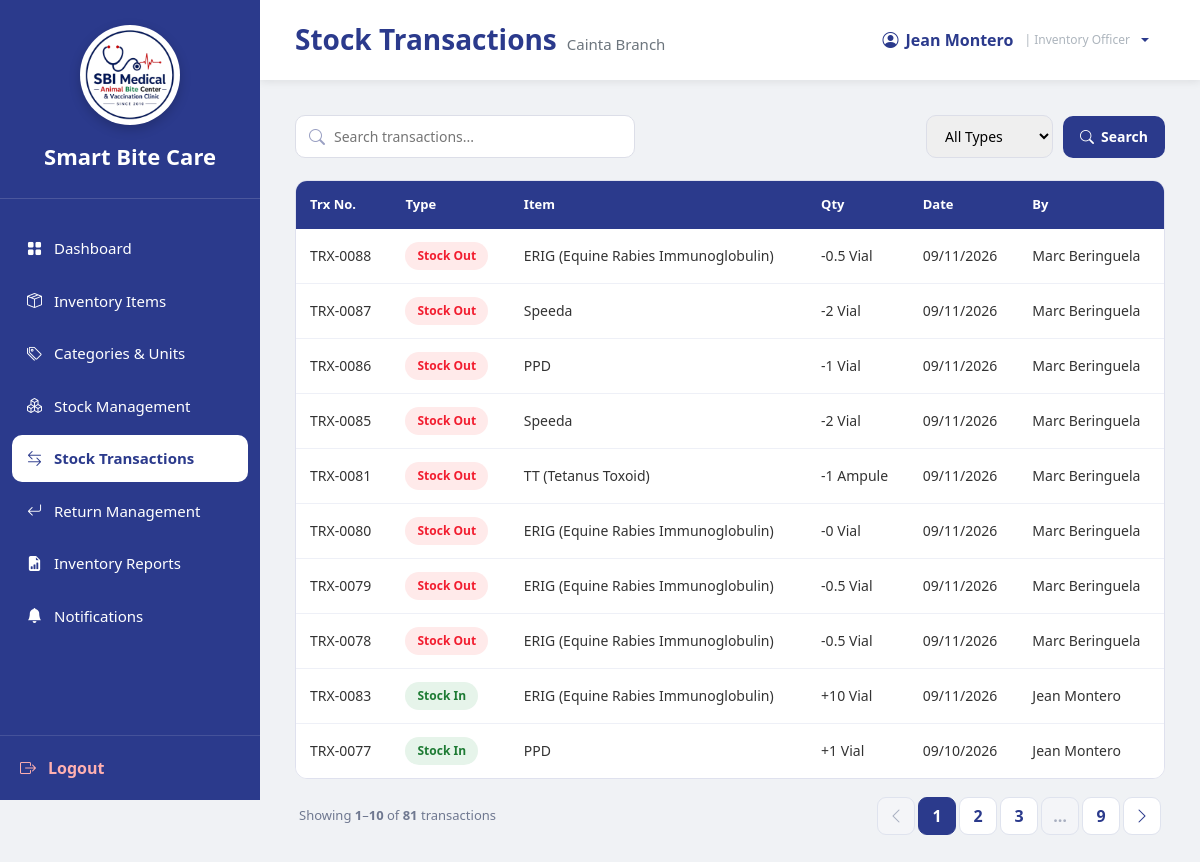
Page /InventoryOfficer_StockTransactions.php (signed in) on the committed database.
### tables this page shows
CREATE TABLE `users` (
  `user_id` int(11) NOT NULL,
  `branch_id` varchar(10) DEFAULT NULL,
  `role_id` int(11) NOT NULL,
  `username` varchar(100) NOT NULL,
  `email` varchar(255) NOT NULL,
  `password` varchar(255) NOT NULL,
  `status` enum('Active','Inactive') DEFAULT 'Active',
  `created_at` timestamp NOT NULL DEFAULT current_timestamp(),
  `last_login` datetime DEFAULT NULL
);

CREATE TABLE `branches` (
  `branch_id` varchar(10) NOT NULL,
  `branch_name` varchar(150) NOT NULL,
  `branch_address` text DEFAULT NULL,
  `contact_number` varchar(30) DEFAULT NULL,
  `email` varchar(150) DEFAULT NULL,
  `status` enum('Active','Inactive') DEFAULT 'Active',
  `created_at` timestamp NOT NULL DEFAULT current_timestamp()
);

CREATE TABLE `stock_transactions` (
  `transaction_id` int(11) NOT NULL,
  `item_id` int(11) NOT NULL,
  `user_id` int(11) NOT NULL,
  `vaccination_id` int(11) DEFAULT NULL,
  `branch_id` varchar(10) NOT NULL,
  `transaction_type` enum('IN','OUT','ADJUSTMENT','TRANSFER_IN','TRANSFER_OUT','RETURN','EXPIRED') DEFAULT NULL,
  `quantity` decimal(12,4) NOT NULL,
  `remarks` text DEFAULT NULL,
  `transaction_date` timestamp NOT NULL DEFAULT current_timestamp()
);

CREATE TABLE `inventory_items` (
  `item_id` int(11) NOT NULL,
  `category_id` int(11) NOT NULL,
  `unit_id` int(11) NOT NULL,
  `item_name` varchar(255) NOT NULL,
  `minimum_stock` int(11) DEFAULT 0,
  `description` text DEFAULT NULL,
  `is_forecastable` tinyint(1) NOT NULL DEFAULT 0,
  `is_consumable` tinyint(1) NOT NULL DEFAULT 1,
  `base_unit_label` varchar(30) DEFAULT NULL,
  `display_unit_label` varchar(30) DEFAULT NULL,
  `conversion_to_base` decimal(12,4) NOT NULL DEFAULT 1.0000
);

### InventoryOfficer_StockTransactions.php (the view, shortened to what this page needs)
<?php
require_once __DIR__ . '/sources/db_connect.php';
$user_id = (int)$_SESSION['user_id'];
$branch_id = null;
$branch_name = '';
$username = '';
$transactionError = '';
function bindTransactionParams($statement, string $types, array &$parameters): void
{
    $references = [];
    foreach ($parameters as $key => &$value) {
        $references[$key] = &$value;
    }
    $statement->bind_param($types, ...$references);
}
function transactionPageUrl(int $page, string $search, string $type): string
{
    $parameters = ['page' => max(1, $page)];
    return '?' . http_build_query($parameters);
}
$userQuery = "SELECT u.branch_id, u.username, b.branch_name
              FROM users u
              LEFT JOIN branches b ON u.branch_id = b.branch_id
              WHERE u.user_id = ?";
$stmt = $conn->prepare($userQuery);
$stmt->bind_param("i", $user_id);
$stmt->execute();
$userResult = $stmt->get_result();
if ($userResult->num_rows > 0) {
    $userData = $userResult->fetch_assoc();
    $branch_id = $userData['branch_id'];
    $branch_name = $userData['branch_name'] ?? 'Unknown Branch';
    $username = $userData['username'] ?? 'Inventory Officer';
}
$search = trim((string)($_GET['search'] ?? ''));
$search = substr($search, 0, 100);
$selectedType = strtoupper(trim((string)($_GET['type'] ?? '')));
$allowedTypes = ['IN', 'OUT', 'ADJUSTMENT'];
if (!in_array($selectedType, $allowedTypes, true)) {
    $selectedType = '';
}
$page = max(1, (int)($_GET['page'] ?? 1));
$perPage = 10;
$totalTransactions = 0;
$totalPages = 1;
$offset = 0;
$transactions = [];
if ($branch_id) {
    $whereClauses = ['st.branch_id = ?'];
    $parameterTypes = 's';
    $queryParameters = [$branch_id];
    $whereSql = implode(' AND ', $whereClauses);
    $countQuery = "
        SELECT COUNT(*) AS total
        FROM stock_transactions st
        INNER JOIN inventory_items ii ON st.item_id = ii.item_id
        LEFT JOIN units u ON ii.unit_id = u.unit_id
        INNER JOIN users usr ON st.user_id = usr.user_id
        WHERE $whereSql
    ";
    $countStmt = $conn->prepare($countQuery);
    if ($countStmt) {
        $countParameters = $queryParameters;
        bindTransactionParams($countStmt, $parameterTypes, $countParameters);
        $countStmt->execute();
        $countResult = $countStmt->get_result()->fetch_assoc();
        $totalTransactions = (int)($countResult['total'] ?? 0);
        $totalPages = max(1, (int)ceil($totalTransactions / $perPage));
        $offset = ($page - 1) * $perPage;
    } else {
        $transactionError = 'Unable to count stock transactions.';
    }
    $transactionQuery = "
        SELECT
            st.transaction_id,
            st.transaction_type,
            st.quantity,
            st.transaction_date,
            st.remarks,
            ii.item_name,
            u.unit_name,
            usr.username
        FROM stock_transactions st
        INNER JOIN inventory_items ii
            ON st.item_id = ii.item_id
        LEFT JOIN units u
            ON ii.unit_id = u.unit_id
        INNER JOIN users usr
            ON st.user_id = usr.user_id
        WHERE $whereSql
        ORDER BY st.transaction_date DESC, st.transaction_id DESC
        LIMIT ? OFFSET ?
    ";
    $transactionStmt = $transactionError === ''
        ? $conn->prepare($transactionQuery)
        : false;
    if ($transactionStmt) {
        $dataParameters = $queryParameters;
        $dataParameters[] = $perPage;
        $dataParameters[] = $offset;
        $dataParameterTypes = $parameterTypes . 'ii';
        bindTransactionParams($transactionStmt, $dataParameterTypes, $dataParameters);
        $transactionStmt->execute();
        $transactionResult = $transactionStmt->get_result();
        while ($row = $transactionResult->fetch_assoc()) {
            $type = $row['transaction_type'];
            switch ($type) {
                case 'IN':
                    $displayType = 'Stock In';
                    $sign = '+';
                    break;
                case 'OUT':
                    $displayType = 'Stock Out';
                    $sign = '-';
                    break;
            }
            $quantity = abs((float)$row['quantity']);
            $quantityText = rtrim(rtrim(number_format($quantity, 2, '.', ''), '0'), '.');
            $unitName = $row['unit_name'] ?? '';
            $transactions[] = [
                'trx' => 'TRX-' . str_pad((string)$row['transaction_id'], 4, '0', STR_PAD_LEFT),
                'type' => $displayType,
                'item' => $row['item_name'] ?? 'Unknown Item',
                'qty' => $sign . $quantityText . ($unitName !== '' ? ' ' . $unitName : ''),
                'date' => date('m/d/Y', strtotime($row['transaction_date'])),
                'by' => $row['username'] ?? 'Unknown User'
            ];
        }
    } elseif ($transactionError === '') {
        $transactionError = 'Unable to retrieve stock transactions.';
    }
}
$showingFrom = $totalTransactions > 0 ? $offset + 1 : 0;
$showingTo = min($offset + $perPage, $totalTransactions);
$paginationStart = max(1, $page - 2);
$paginationEnd = min($totalPages, $page + 2);
function trxTypeClass($type) {
    switch ($type) {
        case 'Stock In':   return 'badge-in';
        case 'Stock Out':  return 'badge-out';
    }
}
?>
<!DOCTYPE html>
<html lang="en">
<head>
<link href="https://cdn.jsdelivr.net/npm/bootstrap@5.3.3/dist/css/bootstrap.min.css" rel="stylesheet">
<link rel="stylesheet"
href="https://cdn.jsdelivr.net/npm/bootstrap-icons@1.11.3/font/bootstrap-icons.min.css">
<link rel="stylesheet" href="sidebar.css">
</head>
<body>
<div class="sidebar">
<div class="logo-area">
    <div class="logo-frame">
        <img src="logo.png" alt="Smart Bite Care Logo" class="logo">
    </div>
    <div class="system-name">
        Smart Bite Care
    </div>
</div>
<nav class="nav-menu">
<ul>
<li><a href="InventoryOfficer_Dashboard.php"><i class="bi bi-grid-fill"></i><span>Dashboard</span></a></li>
<li><a href="InventoryOfficer_InventoryItems.php"><i class="bi bi-box-seam"></i><span>Inventory Items</span></a></li>
<li><a href="InventoryOfficer_Categories.php"><i class="bi bi-tags"></i><span>Categories & Units</span></a></li>
<li><a href="InventoryOfficer_StockManagement.php"><i class="bi bi-boxes"></i><span>Stock Management</span></a></li>
<li><a class="active" href="InventoryOfficer_StockTransactions.php"><i class="bi bi-arrow-left-right"></i><span>Stock Transactions</span></a></li>
<li><a href="InventoryOfficer_ReturnManagement.php"><i class="bi bi-arrow-return-left"></i><span>Return Management</span></a></li>
<li><a href="InventoryOfficer_Reports.php"><i class="bi bi-file-earmark-bar-graph-fill"></i><span>Inventory Reports</span></a></li>
<li><a href="InventoryOfficer_Notifications.php"><i class="bi bi-bell-fill"></i><span>Notifications</span></a></li>
</ul>
</nav>
<div class="logout">
<a href="logout.php"> <i class="bi bi-box-arrow-right"></i>
<span>Logout</span>
</a>
</div>
</div>
<div class="main">
<div class="topbar">
<h3>Stock Transactions<small><?php echo htmlspecialchars($branch_name); ?></small></h3>
<div class="dropdown">
    <button class="profile dropdown-toggle border-0 bg-transparent px-3 py-2 rounded-3"
            type="button" id="inventoryOfficerProfileMenu"
            data-bs-toggle="dropdown" aria-expanded="false">
        <i class="bi bi-person-circle"></i>
        <span><?php echo htmlspecialchars($username, ENT_QUOTES, 'UTF-8'); ?></span>
        <span style="font-size:12px; color:#adb5bd; font-weight:400; margin-left:4px;">| Inventory Officer</span>
    </button>
</div>
</div>
<div class="page-body">
<form method="get" class="toolbar" id="transactionFilterForm">
<div class="search-box">
<i class="bi bi-search"></i>
<input
    type="text"
    id="transactionSearch"
    name="search"
    value="<?php echo htmlspecialchars($search, ENT_QUOTES, 'UTF-8'); ?>"
    placeholder="Search transactions..."
    autocomplete="off"
    aria-label="Search transactions"
>
</div>
<div class="filter-actions">
    <select class="filter-select" id="transactionFilter" name="type" aria-label="Filter transaction type">
        <option value="">All Types</option>
    </select>
    <button class="btn-filter" type="submit">
        <i class="bi bi-search"></i>Search
    </button>
</div>
</form>
<div class="table-wrap">
<table class="table data-table">
<thead>
<tr>
<th>Trx No.</th>
<th>Type</th>
<th>Item</th>
<th>Qty</th>
<th>Date</th>
<th>By</th>
</tr>
</thead>
<tbody id="transactionsBody">
<?php if (!empty($transactionError)): ?>
<tr>
<td colspan="6" class="text-center text-danger py-4">
    <?php echo htmlspecialchars($transactionError); ?>
</td>
</tr>
<?php else: ?>
<?php foreach ($transactions as $t): ?>
<tr
    class="transaction-row"
    data-trx="<?php echo htmlspecialchars($t['trx'], ENT_QUOTES, 'UTF-8'); ?>"
    data-type="<?php echo htmlspecialchars($t['type'], ENT_QUOTES, 'UTF-8'); ?>"
    data-item="<?php echo htmlspecialchars($t['item'], ENT_QUOTES, 'UTF-8'); ?>"
    data-qty="<?php echo htmlspecialchars($t['qty'], ENT_QUOTES, 'UTF-8'); ?>"
    data-date="<?php echo htmlspecialchars($t['date'], ENT_QUOTES, 'UTF-8'); ?>"
    data-by="<?php echo htmlspecialchars($t['by'], ENT_QUOTES, 'UTF-8'); ?>"
>
<td><?php echo htmlspecialchars($t['trx']); ?></td>
<td>
    <span class="badge-status <?php echo trxTypeClass($t['type']); ?>">
        <?php echo htmlspecialchars($t['type']); ?>
    </span>
</td>
<td><?php echo htmlspecialchars($t['item']); ?></td>
<td><?php echo htmlspecialchars($t['qty']); ?></td>
<td><?php echo htmlspecialchars($t['date']); ?></td>
<td><?php echo htmlspecialchars($t['by']); ?></td>
</tr>
<?php endforeach; ?>
<?php endif; ?>
</tbody>
</table>
</div>
<div class="table-footer">
    <p class="transaction-summary">
        Showing <strong><?php echo $showingFrom; ?></strong>–<strong><?php echo $showingTo; ?></strong>
        of <strong><?php echo $totalTransactions; ?></strong> transaction<?php echo $totalTransactions === 1 ? '' : 's'; ?>
    </p>
    <?php if ($totalPages > 1): ?>
        <nav aria-label="Stock transaction pages">
            <ul class="pagination">
                <li class="page-item <?php echo $page <= 1 ? 'disabled' : ''; ?>">
                    <a class="page-link" href="<?php echo $page <= 1 ? '#' : htmlspecialchars(transactionPageUrl($page - 1, $search, $selectedType), ENT_QUOTES, 'UTF-8'); ?>" aria-label="Previous page">
                        <i class="bi bi-chevron-left"></i>
                    </a>
                </li>
                <?php for ($pageNumber = $paginationStart; $pageNumber <= $paginationEnd; $pageNumber++): ?>
                    <li class="page-item <?php echo $pageNumber === $page ? 'active' : ''; ?>">
                        <a class="page-link" href="<?php echo htmlspecialchars(transactionPageUrl($pageNumber, $search, $selectedType), ENT_QUOTES, 'UTF-8'); ?>">
                            <?php echo $pageNumber; ?>
                        </a>
                    </li>
                <?php endfor; ?>
                <?php if ($paginationEnd < $totalPages): ?>
                    <?php if ($paginationEnd < $totalPages - 1): ?>
                        <li class="page-item disabled"><span class="page-link">…</span></li>
                    <?php endif; ?>
                    <li class="page-item"><a class="page-link" href="<?php echo htmlspecialchars(transactionPageUrl($totalPages, $search, $selectedType), ENT_QUOTES, 'UTF-8'); ?>"><?php echo $totalPages; ?></a></li>
                <?php endif; ?>
                <li class="page-item <?php echo $page >= $totalPages ? 'disabled' : ''; ?>">
                    <a class="page-link" href="<?php echo $page >= $totalPages ? '#' : htmlspecialchars(transactionPageUrl($page + 1, $search, $selectedType), ENT_QUOTES, 'UTF-8'); ?>" aria-label="Next page">
                        <i class="bi bi-chevron-right"></i>
                    </a>
                </li>
            </ul>
        </nav>
    <?php endif; ?>
</div>
</div>
</div>
</body>
</html>

### rows in the picture
users: branch.branch_name "Cainta Branch", username "Jean Montero"
stock_transactions: trx "TRX-0086", type "Stock Out", item.item_name "PPD", qty "-1 Vial", date "09/11/2026", user.username "Marc Beringuela"
stock_transactions: trx "TRX-0081", type "Stock Out", item.item_name "TT (Tetanus Toxoid)", qty "-1 Ampule", date "09/11/2026", user.username "Marc Beringuela"
stock_transactions: trx "TRX-0083", type "Stock In", item.item_name "ERIG (Equine Rabies Immunoglobulin)", qty "+10 Vial", date "09/11/2026", user.username "Jean Montero"
stock_transactions: trx "TRX-0077", type "Stock In", item.item_name "PPD", qty "+1 Vial", date "09/10/2026", user.username "Jean Montero"

### other values in the picture
$t['trx'] "TRX-0088"
$t['type'] "Stock Out"
$t['item'] "ERIG (Equine Rabies Immunoglobulin)"
$t['qty'] "-0.5 Vial"
$t['date'] "09/11/2026"
$t['by'] "Marc Beringuela"
$t['trx'] "TRX-0087"
$t['item'] "Speeda"
$t['qty'] "-2 Vial"
$t['trx'] "TRX-0085"
$t['trx'] "TRX-0080"
$t['qty'] "-0 Vial"
$t['trx'] "TRX-0079"
$t['trx'] "TRX-0078"
$showingFrom "1"
